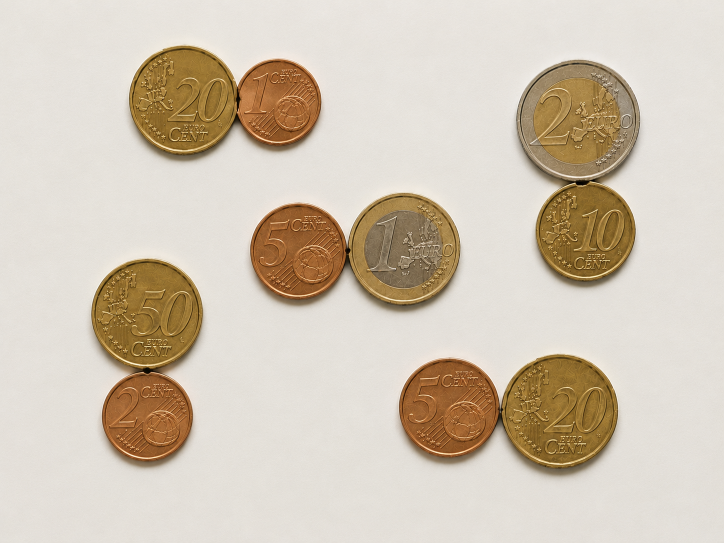
//> input picture data/coins_overlap.png, 1448 x 1086 px (shown at 1/2 size)
$ ./main ../../data/coins_overlap.png   (built with g++ and OpenCV 4)
//> lines starting //> are read from the running program, lines starting //| are printed output that depends on the picture; after the words box and inside, x2 and y2 are one past the last pixel; in counts of white or black regions, pixels touching at a corner belong together
/**
 * @file main.cpp
 * @brief Distance transform + marker-based watershed segmentation
 * @author José Miguel Guerrero Hernández
 *
 * This example demonstrates:
 * - The distance transform: each pixel gets its distance to the background
 * - Extracting one marker per object from the distance-transform peaks
 * - cv::watershed(): flooding from the markers to separate TOUCHING objects
 *
 * The problem it solves: with the tools seen so far (threshold in 10_01,
 * connected components in 10_02), coins that touch each other become ONE
 * single blob. Watershed treats the image as a topographic relief and
 * "floods" it from one seed (marker) per object; where two floods meet, a
 * watershed line is drawn -- splitting the blob into its real objects.
 *
 * Pipeline (the classic recipe):
 *   1. Binarize (Otsu, 10_01)
 *   2. Clean noise with morphological opening (11_02)
 *   3. Sure BACKGROUND = dilation of the blob (11_01)
 *   4. Sure FOREGROUND = high peaks of the distance transform
 *   5. Unknown region = background minus foreground
 *   6. Label the sure regions (connectedComponents, 10_02) -> markers
 *   7. cv::watershed() resolves the unknown region
 */

#include <string>
#include <algorithm>
#include <cstdlib>
#include <opencv2/core.hpp>
#include <opencv2/imgproc.hpp>
#include <opencv2/imgcodecs.hpp>
#include <opencv2/highgui.hpp>
#include <iostream>
#include <vector>

namespace
{
// The images this example works on are about 1400 px on the long side, and
// several windows at that size do not fit on a normal screen. The processing
// always runs at full resolution: only the copy sent to the screen is reduced,
// with INTER_AREA, which is the interpolation meant for shrinking
constexpr int MAX_DISPLAY_SIDE = 800;

// Returns the copy that goes to the screen, already reduced. Whatever is drawn
// on the result keeps its size in screen pixels, so labels are written here and
// not on the full-resolution frame: drawn before the reduction they shrink with
// it and stop being readable
cv::Mat fitToScreen(const cv::Mat & image)
{
  const int side = std::max(image.cols, image.rows);
  if (side <= MAX_DISPLAY_SIDE || image.empty()) {
    return image.clone();
  }
  const double factor = static_cast<double>(MAX_DISPLAY_SIDE) / side;
  cv::Mat reduced;
  cv::resize(image, reduced, cv::Size(), factor, factor, cv::INTER_AREA);
  return reduced;
}

void showFit(const std::string & window, const cv::Mat & image)
{
  cv::imshow(window, fitToScreen(image));
}
}  // namespace

namespace Config
{
constexpr int OPENING_ITERATIONS = 2;    // Noise removal strength
constexpr int DILATE_ITERATIONS = 3;     // Growth of the sure-background band
constexpr double FG_THRESHOLD = 0.5;     // Fraction of the max distance that
                                         // counts as "surely inside an object"
}

int main(int argc, char ** argv)
{
  // Load image
  // Command-line arguments; --help prints the usage
  cv::CommandLineParser parser(argc, argv,
    "{help h | | Show this help message}"
    "{@input | ../../data/coins_overlap.png | Input file}");
  if (parser.has("help")) {
    parser.printMessage();
    return EXIT_SUCCESS;
  }
  const std::string image_path = parser.get<std::string>("@input");

  // Without this, a malformed value (--frames=xyz) is reported by the parser
  // but the example carries on with the default, which is the hardest kind
  // of failure to diagnose. Note it validates values, not option names:
  // cv::CommandLineParser ignores an unknown option without complaining
  if (!parser.check()) {
    parser.printErrors();
    return EXIT_FAILURE;
  }
  const cv::Mat src = cv::imread(cv::samples::findFile(image_path, false), cv::IMREAD_COLOR);
//> src is the input picture: 1086 rows x 1448 cols, CV_8UC3; mean B, G, R 180.3, 197.1, 209.2

  if (src.empty()) {
    std::cerr << "Error: Could not load image '" << image_path << "'" << std::endl;
    return EXIT_FAILURE;
  }

  std::cout << "=== Distance Transform + Watershed ===" << std::endl;

  // ========================================
  // Steps 1-2: binarize and clean
  // ========================================
  cv::Mat gray, binary;
  cv::cvtColor(src, gray, cv::COLOR_BGR2GRAY);
  cv::threshold(gray, binary, 0, 255, cv::THRESH_BINARY_INV | cv::THRESH_OTSU);
//> binary: 1086 rows x 1448 cols, CV_8UC1; 22.7% white; 24 white regions (19 under 20 px), largest, box (x1, y1, x2, y2) and area: (1032, 120, 1280, 576) 79037, (798, 709, 1236, 953) 76890, (500, 386, 921, 625) 71857, (182, 518, 406, 936) 66523, (258, 91, 643, 324) 63062

  const cv::Mat kernel = cv::getStructuringElement(cv::MORPH_ELLIPSE, cv::Size(3, 3));
  cv::Mat cleaned;
  cv::morphologyEx(binary, cleaned, cv::MORPH_OPEN, kernel,
                   cv::Point(-1, -1), Config::OPENING_ITERATIONS);
//> cleaned: 1086 rows x 1448 cols, CV_8UC1; 22.5% white; 5 white regions

  // Fill the holes before measuring distances. These are photographs of real
  // coins, and the relief of the minting leaves the binary image riddled with
  // interior holes: some 1900 of them on data/coins_overlap.png. Each hole is
  // a black pixel, so the distance transform of the next step would find
  // several ridges inside one coin instead of a single peak, and the count of
  // objects would come out at 28 rather than 10.
  //
  // RETR_CCOMP returns two levels: outer boundaries and holes. Any contour
  // with a parent is a hole, and painting it white closes it. A morphological
  // closing would also work, as in the hole-filling figure of the chapter, but
  // it would need a structuring element as large as the biggest hole and it
  // would round the outline of the coins as a side effect.
  std::vector<std::vector<cv::Point>> hole_contours;
  std::vector<cv::Vec4i> hole_hierarchy;
  cv::findContours(cleaned, hole_contours, hole_hierarchy,
                   cv::RETR_CCOMP, cv::CHAIN_APPROX_SIMPLE);
//> hole_contours = 1875 contours, 1615 with area under 20; largest, box (x1, y1, x2, y2) and area: (1033, 120, 1280, 576) 82476, (798, 709, 1236, 953) 78754, (500, 386, 921, 625) 73884, (182, 518, 406, 936) 68200, (258, 91, 643, 324) 64992; hole_hierarchy = 1875 items, first 8: [385, -1, 1, -1], [2, -1, -1, 0], [3, 1, -1, 0], [4, 2, -1, 0], [5, 3, -1, 0], [6, 4, -1, 0], [7, 5, -1, 0], [8, 6, -1, 0]
  int filled = 0;
  for (size_t i = 0; i < hole_contours.size(); ++i) {
    if (hole_hierarchy[i][3] != -1) {          // has a parent: it is a hole
      cv::drawContours(cleaned, hole_contours, static_cast<int>(i),
                       cv::Scalar(255), cv::FILLED);
      ++filled;
    }
  }
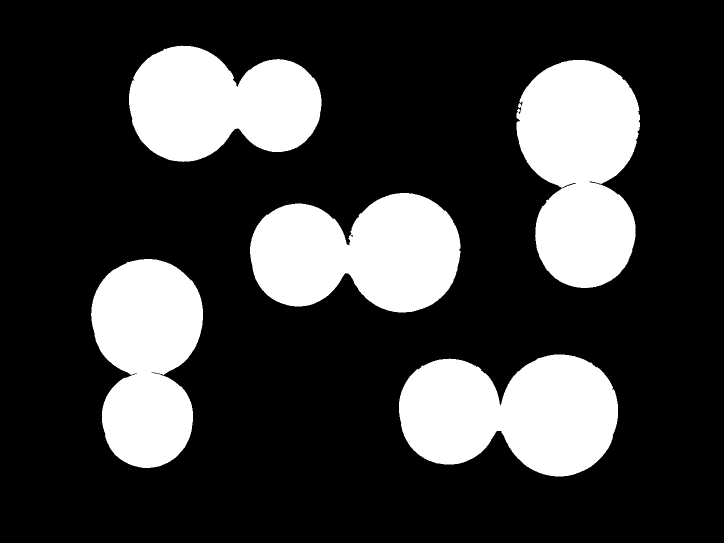
//> cleaned: 1086 rows x 1448 cols, CV_8UC1 (shown at 1/2 size); 23.6% white; 5 white regions, box (x1, y1, x2, y2) and area: (1033, 120, 1280, 576) 83135, (798, 709, 1236, 953) 79349, (500, 386, 921, 625) 74458, (182, 518, 406, 936) 68767, (258, 91, 643, 324) 65493
//> after the loop, filled = 1870
  std::cout << "Interior holes filled: " << filled << std::endl;
//| Interior holes filled: 1870

  // ========================================
  // Step 3: sure background
  // ========================================
  // Dilating the blob grows it outwards: everything OUTSIDE the dilated
  // region is guaranteed to be background
  cv::Mat sure_background;
  cv::dilate(cleaned, sure_background, kernel, cv::Point(-1, -1),
             Config::DILATE_ITERATIONS);
//> sure_background: 1086 rows x 1448 cols, CV_8UC1; 24.7% white; 5 white regions, box (x1, y1, x2, y2) and area: (1030, 117, 1283, 579) 86778, (795, 706, 1239, 956) 82903, (497, 383, 924, 628) 77882, (179, 515, 409, 939) 72012, (255, 88, 646, 327) 68493

  // ========================================
  // Step 4: sure foreground via the distance transform
  // ========================================
  // distanceTransform replaces each white pixel with its Euclidean distance
  // to the nearest black pixel. Object CENTERS get the highest values --
  // even when two objects touch, each keeps its own peak. Thresholding at a
  // fraction of the maximum keeps one island per object.
  cv::Mat distance;
  cv::distanceTransform(cleaned, distance, cv::DIST_L2, 5);
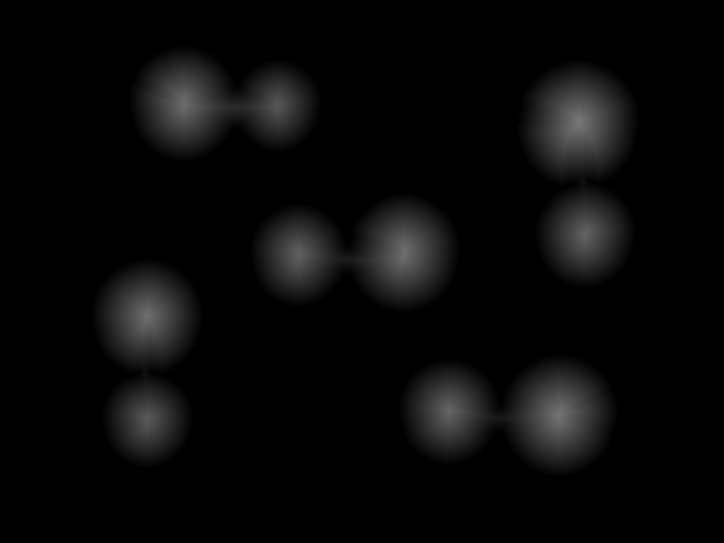
//> distance: 1086 rows x 1448 cols, CV_32FC1 (shown at 1/2 size); min 0, max 120, mean 8.7

  double max_distance;
  cv::minMaxLoc(distance, nullptr, &max_distance);
//> max_distance = 120

  cv::Mat sure_foreground;
  cv::threshold(distance, sure_foreground, Config::FG_THRESHOLD * max_distance,
                255, cv::THRESH_BINARY);
//> sure_foreground: 1086 rows x 1448 cols, CV_32FC1; 4.8% white; 10 white regions, largest, box (x1, y1, x2, y2) and area: (1095, 179, 1219, 310) 13011, (1057, 768, 1177, 894) 11173, (752, 445, 861, 566) 9764
  sure_foreground.convertTo(sure_foreground, CV_8U);

  // ========================================
  // Step 5: unknown region (to be decided by watershed)
  // ========================================
  cv::Mat unknown;
  cv::subtract(sure_background, sure_foreground, unknown);
//> unknown: 1086 rows x 1448 cols, CV_8UC1; 19.9% white; 5 white regions, box (x1, y1, x2, y2) and area: (1030, 117, 1283, 579) 68015, (795, 706, 1239, 956) 65722, (497, 383, 924, 628) 63048, (179, 515, 409, 939) 59329, (255, 88, 646, 327) 56720

  // ========================================
  // Step 6: markers (one label per sure-foreground island)
  // ========================================
  // connectedComponents labels background as 0 and islands as 1..N.
  // watershed's convention differs: 0 means "unknown, decide for me", so we
  // shift every label +1 (background becomes 1) and then zero the unknown band.
  cv::Mat markers;
  const int num_objects = cv::connectedComponents(sure_foreground, markers) - 1;
//> markers: 1086 rows x 1448 cols, CV_32SC1; 11 distinct labels, from 0 to 10
//> num_objects = 10
  markers += 1;
//> markers: 1086 rows x 1448 cols, CV_32SC1; 11 distinct labels, from 1 to 11
  markers.setTo(0, unknown);
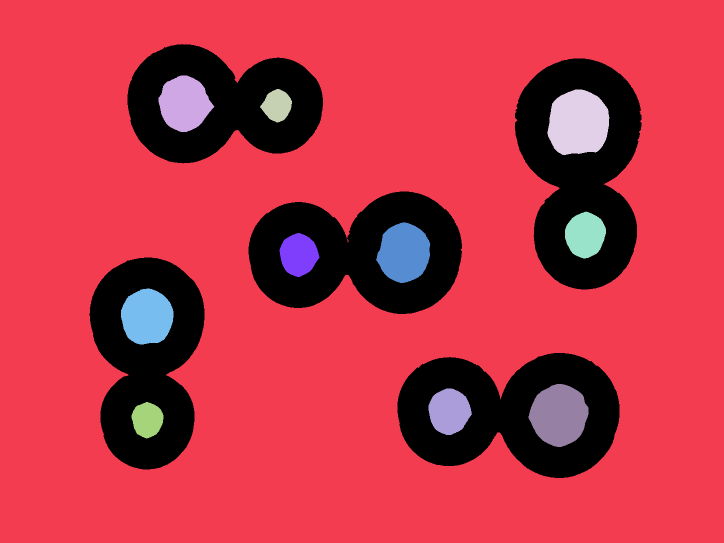
//> markers: 1086 rows x 1448 cols, CV_32SC1 (shown at 1/2 size); 12 distinct labels, from 0 to 11; one colour per label, 0 black

  std::cout << "Objects detected (foreground islands): " << num_objects << std::endl;
//| Objects detected (foreground islands): 10

  // ========================================
  // Step 7: watershed
  // ========================================
  // Floods the "relief" of the color image from the markers; pixels where
  // two basins meet are set to -1 (the watershed lines between objects)
  cv::watershed(src, markers);
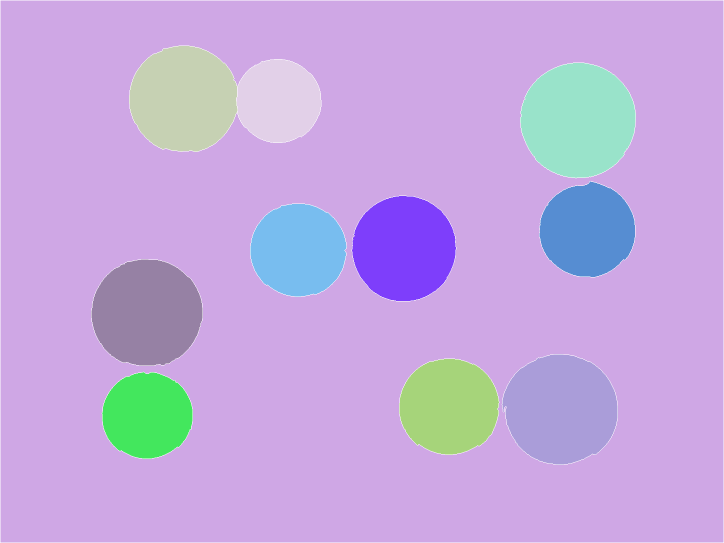
//> markers: 1086 rows x 1448 cols, CV_32SC1 (shown at 1/2 size); 12 distinct labels, from -1 to 11; one colour per label, 0 black, -1 white

  // ========================================
  // Visualization
  // ========================================
  // Distance transform, normalized for display
  cv::Mat distance_display;
  cv::normalize(distance, distance_display, 0, 1, cv::NORM_MINMAX);
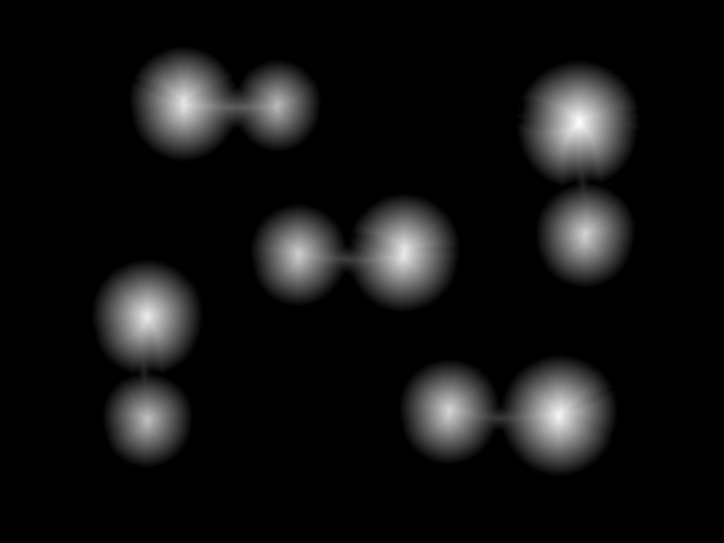
//> distance_display: 1086 rows x 1448 cols, CV_32FC1 (shown at 1/2 size); min 0, max 1, mean 0.0724

  // Paint each segmented object with a deterministic distinct hue
  cv::Mat result = cv::Mat::zeros(src.size(), CV_8UC3);
  std::vector<cv::Vec3b> palette(num_objects + 2);
  for (int i = 0; i < static_cast<int>(palette.size()); ++i) {
    const cv::Mat hsv_color(1, 1, CV_8UC3,
                            cv::Scalar(i * 180 / static_cast<int>(palette.size()), 200, 255));
    cv::Mat bgr_color;
    cv::cvtColor(hsv_color, bgr_color, cv::COLOR_HSV2BGR);
    palette[i] = bgr_color.at<cv::Vec3b>(0, 0);
  }
//> this loop made 12 passes
//> (hsv_color, bgr_color) on passes 1 to 12: ([[0, 200, 255]], [[55, 55, 255]]), ([[15, 200, 255]], [[55, 155, 255]]), ([[30, 200, 255]], [[55, 255, 255]]), ([[45, 200, 255]], [[55, 255, 155]]), ([[60, 200, 255]], [[55, 255, 55]]), ([[75, 200, 255]], [[155, 255, 55]]), ([[90, 200, 255]], [[255, 255, 55]]), ([[105, 200, 255]], [[255, 155, 55]]), ([[120, 200, 255]], [[255, 55, 55]]), ([[135, 200, 255]], [[255, 55, 155]]), ([[150, 200, 255]], [[255, 55, 255]]), ([[165, 200, 255]], [[155, 55, 255]])

  cv::Mat boundaries = src.clone();
  for (int y = 0; y < markers.rows; ++y) {
    for (int x = 0; x < markers.cols; ++x) {
      const int label = markers.at<int>(y, x);
      if (label == -1) {
        // Watershed line: the frontier found between touching objects
        boundaries.at<cv::Vec3b>(y, x) = cv::Vec3b(0, 0, 255);
      } else if (label > 1) {  // 1 is the background label
        result.at<cv::Vec3b>(y, x) = palette[label % palette.size()];
      }
    }
  }
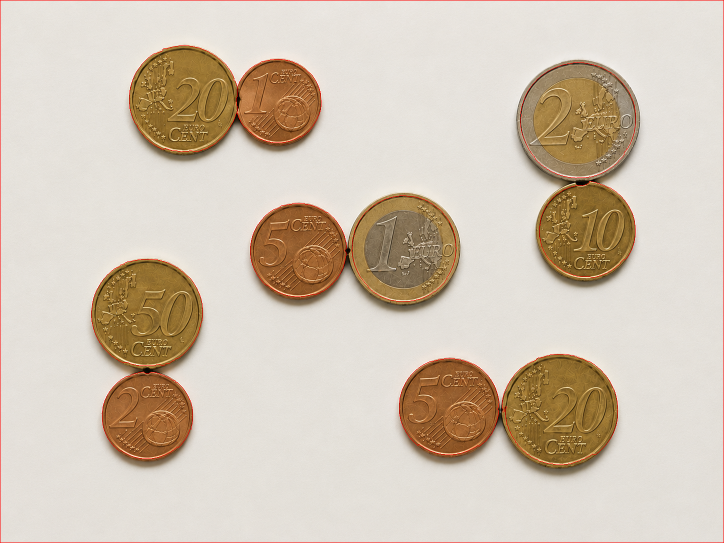
//> boundaries: 1086 rows x 1448 cols, CV_8UC3 (shown at 1/2 size); 0.69% of pixels changed, all inside (x1, y1, x2, y2) = (0, 0, 1448, 1086)

  showFit("1. Original", src);
  showFit("2. Binary (Otsu) + opening", cleaned);
  showFit("3. Distance transform", distance_display);
  showFit("4. Sure foreground (markers source)", sure_foreground);
  showFit("5. Watershed regions", result);
  showFit("6. Watershed lines on original", boundaries);
//> in fitToScreen (call 6), `cv::resize(image, reduced, cv::Size(), factor, factor, cv::INTER_AREA);`:
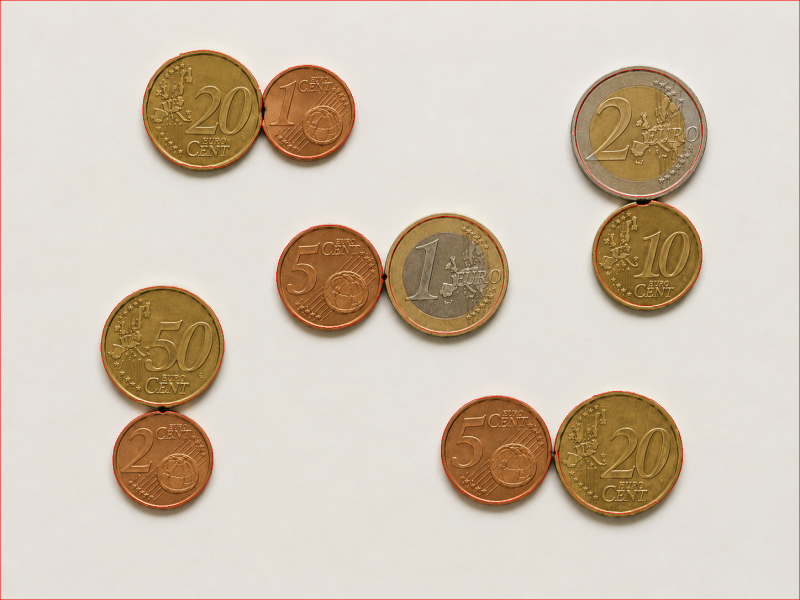
//> reduced: 600 rows x 800 cols, CV_8UC3; mean B, G, R 179.3, 195.9, 209.7

  std::cout << "\nCompare windows 2 and 5: touching coins that formed a single"
            << std::endl;
  std::cout << "blob in the binary image are now separated objects." << std::endl;
  std::cout << "\nPress any key to exit..." << std::endl;
  cv::waitKey(0);

  return EXIT_SUCCESS;
}
